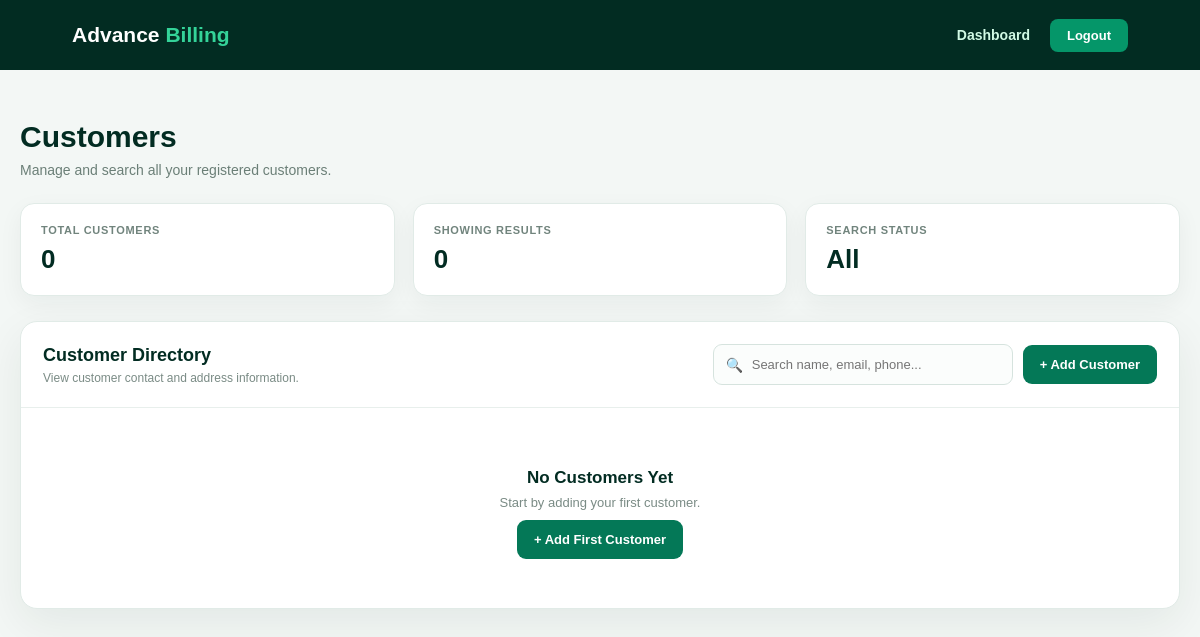
/customers/ (signed in), run on an earlier commit of the app's database.
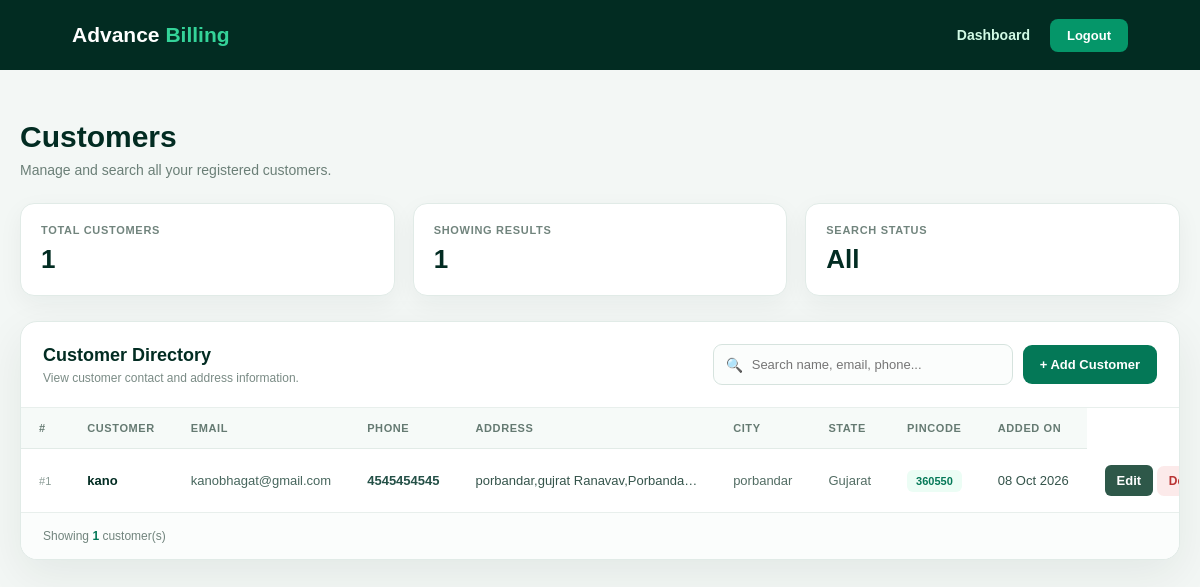
And on a later commit of the database.
### billing/models.py (models this page shows, shortened)
class Customer(models.Model):
    name = models.CharField(
        max_length=100
    )
    email = models.EmailField(
        max_length=150
    )
    phone = models.CharField(
        max_length=10
    )
    address = models.TextField()
    city = models.CharField(
        max_length=100
    )
    state = models.CharField(
        max_length=100
    )
    pincode = models.CharField(
        max_length=6
    )
    created_at = models.DateTimeField(
        auto_now_add=True
    )
    updated_at = models.DateTimeField(
        auto_now=True
    )
    class Meta:
        ordering = ["-created_at"]
        verbose_name = "Customer"
        verbose_name_plural = "Customers"

### billing/views.py (the view, shortened to what this page needs)
@login_required
def customer_list(request):
    search_query = request.GET.get("search", "").strip()
    customers = Customer.objects.all()
    context = {
        "customers": customers,
        "search_query": search_query,
        "total_customers": Customer.objects.count(),
        "showing_customers": customers.count(),
    }
    return render(
        request,
        "customer_list.html",
        context
    )

### templates/customer_list.html (shortened to what this page needs)
<!DOCTYPE html>
<html lang="en">
<head>
</head>
<body>
    <nav class="navbar">
        <div class="brand">
            Advance <span>Billing</span>
        </div>
        <div class="nav-right">
            <a
                href="{% url 'distributor_dashboard' %}"
                class="dashboard-link"
            >
                Dashboard
            </a>
            <a
                href="{% url 'user_logout' %}"
                class="logout-btn"
            >
                Logout
            </a>
        </div>
    </nav>
    <main class="main">
        <div class="page-heading">
            <h1>
                Customers
            </h1>
            <p>
                Manage and search all your registered customers.
            </p>
        </div>
        <div class="stats">
            <div class="stat-card">
                <div class="stat-label">
                    Total Customers
                </div>
                <div class="stat-value">
                    {{ total_customers }}
                </div>
            </div>
            <div class="stat-card">
                <div class="stat-label">
                    Showing Results
                </div>
                <div class="stat-value">
                    {{ showing_customers }}
                </div>
            </div>
            <div class="stat-card">
                <div class="stat-label">
                    Search Status
                </div>
                <div class="stat-value">
                    {% if search_query %}
                        Active
                    {% else %}
                        All
                    {% endif %}
                </div>
            </div>
        </div>
        <div class="table-card">
            <div class="toolbar">
                <div class="toolbar-title">
                    <h2>
                        Customer Directory
                    </h2>
                    <p>
                        View customer contact and address information.
                    </p>
                </div>
                <div class="search-area">
                    <form
                        method="GET"
                        action="{% url 'customer_list' %}"
                        class="search-box"
                    >
                        <span class="search-icon">
                            🔍
                        </span>
                        <input
                            type="text"
                            name="search"
                            class="search-input"
                            value="{{ search_query }}"
                            placeholder="Search name, email, phone..."
                            autocomplete="off"
                        >
                    </form>
                    <a
                        href="{% url 'add_customer' %}"
                        class="add-btn"
                    >
                        + Add Customer
                    </a>
                </div>
            </div>
            {% if customers %}
                <div class="table-wrapper">
                    <table>
                        <thead>
                            <tr>
                                <th>
                                    #
                                </th>
                                <th>
                                    Customer
                                </th>
                                <th>
                                    Email
                                </th>
                                <th>
                                    Phone
                                </th>
                                <th>
                                    Address
                                </th>
                                <th>
                                    City
                                </th>
                                <th>
                                    State
                                </th>
                                <th>
                                    Pincode
                                </th>
                                <th>
                                    Added On
                                </th>
                            </tr>
                        </thead>
                        <tbody>
                            {% for customer in customers %}
                                <tr>
                                    <td>
                                        <span class="customer-id">
                                            #{{ customer.id }}
                                        </span>
                                    </td>
                                    <td>
                                        <span class="customer-name">
                                            {{ customer.name }}
                                        </span>
                                    </td>
                                    <td>
                                        <span class="email">
                                            {{ customer.email }}
                                        </span>
                                    </td>
                                    <td>
                                        <span class="phone">
                                            {{ customer.phone }}
                                        </span>
                                    </td>
                                    <td>
                                        {{ customer.address|truncatechars:35 }}
                                    </td>
                                    <td>
                                        <span class="location">
                                            {{ customer.city }}
                                        </span>
                                    </td>
                                    <td>
                                        <span class="location">
                                            {{ customer.state }}
                                        </span>
                                    </td>
                                    <td>
                                        <span class="pincode">
                                            {{ customer.pincode }}
                                        </span>
                                    </td>
                                    <td>
                                        {{ customer.created_at|date:"d M Y" }}
                                    </td>
                                    <td>
                                        <a
                                            href="{% url 'edit_customer' customer.id %}"
                                            style="
                                                display: inline-block;
                                                padding: 8px 12px;
                                                background: #2e5849;
                                                color: white;
                                                text-decoration: none;
                                                border-radius: 6px;
                                                font-size: 13px;
                                                font-weight: 600;
                                            "
                                        >
                                            Edit
                                        </a>
                                        <button
                                            type="button"
                                            class="delete-btn"
                                            onclick="openDeleteModal(
                                                '{{ customer.id }}',
                                                '{{ customer.name|escapejs }}'
                                            )"
                                        >
                                            Delete
                                        </button>
                                    </td>
                                </tr>
                            {% endfor %}
                        </tbody>
                    </table>
                </div>
                <div class="table-footer">
                    Showing
                    <strong>{{ showing_customers }}</strong>
                    customer(s)
                </div>
            {% else %}
                <div class="empty-state">
                    {% if search_query %}
                        <h3>
                            No customers found
                        </h3>
                        <p>
                            No customer matches
                            "{{ search_query }}".
                        </p>
                        <a
                            href="{% url 'customer_list' %}"
                            class="add-btn"
                        >
                            Clear Search
                        </a>
                    {% else %}
                        <h3>
                            No Customers Yet
                        </h3>
                        <p>
                            Start by adding your first customer.
                        </p>
                        <a
                            href="{% url 'add_customer' %}"
                            class="add-btn"
                        >
                            + Add First Customer
                        </a>
                    {% endif %}
                </div>
            {% endif %}
        </div>
    </main>
</body>
</html>

### templates/customer_list.html (style rules this page uses)
* { margin: 0; padding: 0; box-sizing: border-box; font-family: Arial, sans-serif; }
body { min-height: 100vh; background: #f3f7f5; color: #17352d; }
.navbar { height: 70px; background: #022c22; display: flex; align-items: center; justify-content: space-between; padding: 0 6%; color: white; }
.brand { font-size: 21px; font-weight: 700; }
.brand span { color: #34d399; }
.nav-right { display: flex; align-items: center; gap: 20px; }
.dashboard-link { color: #d1fae5; text-decoration: none; font-size: 14px; font-weight: 600; }
.logout-btn { background: #059669; color: white; padding: 9px 17px; border-radius: 8px; text-decoration: none; font-size: 13px; font-weight: 600; }
.main { width: 100%; max-width: 1200px; margin: 0 auto; padding: 50px 20px 70px; }
.page-heading { margin-bottom: 25px; }
.page-heading h1 { font-size: 30px; color: #022c22; margin-bottom: 8px; }
.page-heading p { color: #6b7f77; font-size: 14px; }
.stats { display: grid; grid-template-columns: repeat(3, 1fr); gap: 18px; margin-bottom: 25px; }
.stat-card { background: white; border: 1px solid #e1ebe7; border-radius: 14px; padding: 20px; box-shadow: 0 8px 25px rgba(2, 44, 34, 0.05); }
.stat-label { color: #71847d; font-size: 11px; text-transform: uppercase; font-weight: 700; letter-spacing: .7px; margin-bottom: 8px; }
.stat-value { color: #022c22; font-size: 26px; font-weight: 700; }
.table-card { background: white; border: 1px solid #e1ebe7; border-radius: 17px; box-shadow: 0 15px 45px rgba(2, 44, 34, 0.07); overflow: hidden; }
.toolbar { padding: 22px; display: flex; align-items: center; justify-content: space-between; gap: 20px; border-bottom: 1px solid #e8efec; }
.toolbar-title h2 { color: #022c22; font-size: 18px; margin-bottom: 5px; }
.toolbar-title p { color: #7a8b85; font-size: 12px; }
.search-area { display: flex; align-items: center; gap: 10px; }
.search-box { position: relative; }
.search-icon { position: absolute; left: 13px; top: 50%; transform: translateY(-50%); color: #81928c; font-size: 14px; }
.search-input { width: 300px; padding: 12px 14px 12px 38px; border: 1px solid #d6e3de; border-radius: 9px; background: #fbfdfc; outline: none; color: #17352d; font-size: 13px; }
.add-btn { background: #047857; color: white; text-decoration: none; padding: 12px 17px; border-radius: 9px; font-size: 13px; font-weight: 700; white-space: nowrap; }
.table-wrapper { width: 100%; overflow-x: auto; }
table { width: 100%; border-collapse: collapse; min-width: 950px; }
thead { background: #f6faf8; }
th { padding: 14px 18px; text-align: left; color: #657a72; font-size: 11px; text-transform: uppercase; letter-spacing: .6px; font-weight: 700; border-bottom: 1px solid #e2ebe7; white-space: nowrap; }
td { padding: 16px 18px; border-bottom: 1px solid #edf2ef; color: #35544b; font-size: 13px; white-space: nowrap; }
tbody tr { transition: .15s; }
tbody tr:last-child td { border-bottom: none; }
.customer-name { color: #022c22; font-weight: 700; }
.customer-id { color: #8a9b95; font-size: 11px; }
.email { color: #47665d; }
.phone { font-weight: 600; color: #245047; }
.location { color: #536d64; }
.pincode { background: #ecfdf5; color: #047857; padding: 5px 9px; border-radius: 6px; font-size: 11px; font-weight: 700; }
.edit-btn, .delete-btn { border: none; padding: 8px 12px; border-radius: 7px; font-size: 12px; font-weight: 600; text-decoration: none; cursor: pointer; transition: 0.2s; }
.delete-btn { background: #fceaea; color: #b83232; }
.table-footer { padding: 16px 22px; background: #fbfdfc; border-top: 1px solid #e8efec; color: #71847d; font-size: 12px; }
.table-footer strong { color: #047857; }

What changed in the data, as far as the page shows it:
added Customer: id "1", name "kano", email "kanobhagat@gmail.com", phone "4545454545", address "porbandar,gujrat Ranavav,Porbanda…", city "porbandar", state "Gujarat", pincode "360550", created_at "08 Oct 2026"
Also different on the page:
{{ total_customers }}: "0" → "1"
{{ showing_customers }}: "0" → "1"
{{ showing_customers }}: (not shown) → "1"
text no longer shown: "No Customers Yet Start by adding your first customer. + Add First Customer"
text now shown: "# CUSTOMER EMAIL PHONE ADDRESS CITY STATE PINCODE ADDED ON Showing customer(s)"
